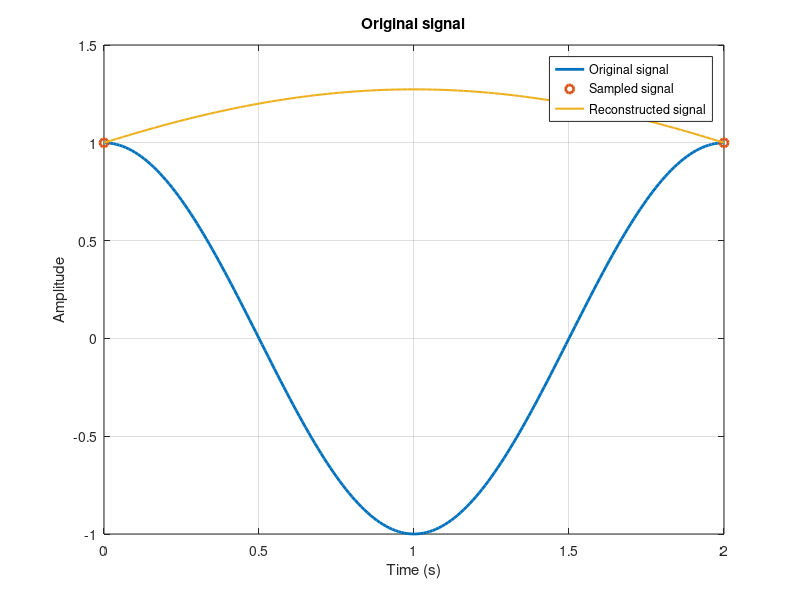
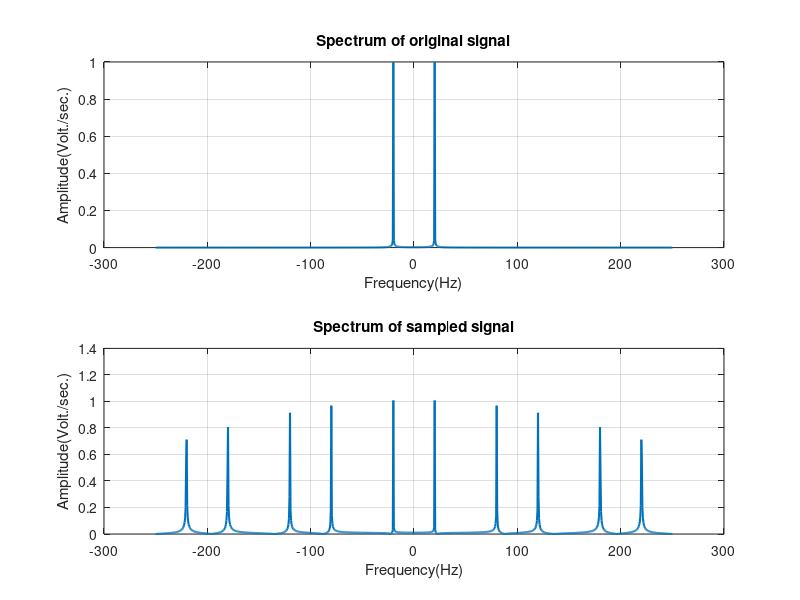

Here is the MATLAB script that generated these plots, in order:
%% *Aliasing*
%% Clear the workspace
close all;
clear;
clc;

%% What is aliasing?
% *Nyquist-Shannon sampling theorem:* If a function $x(t)$ contains no frequencies
% higher than $B$ Hz, it is completely determined by giving its ordinates at a
% series of points spaced $1/(2B)$ seconds apart.
%
% *Proof:* Let $x(t)$ be a band-limited function with Fourier transform $X(f)$.
% Then $X(f)$ is zero for $|f| > B$. $x_s(t) = x(t) \cdot s(t)$ is the sampled
% version of $x(t)$, where $s(t)$ is a train of impulses spaced $T_s$ seconds
% apart. The Fourier transform of $x_s(t)$ is $X_s(f) = X(f) * S(f)$, where $S(f)$
% is the Fourier transform of $s(t)$. $S(f)$ is a train of impulses spaced
% $1/T_s Hz$ apart. As long as the $X(f)$ is zero for $|f| > B$, $X_s(f)$ is
% a train of $X(f)$ spaced $1/T_s$ Hz apart. If $T_s = 1/(2B)$, then the $X(f)$ s in
% $X_s(f)$ are spaced $fs (Hz)$  apart, and $X_s(f)$ contains all the information
% in $X(f)$. Therefore, $x_s(t)$ contains all the information in $x(t)$.
%
% *Aliasing:* If $x(t)$ is not band-limited, then $X(f)$ is not zero for $|f| > B$ or
% $T_s > 1/(2B)$. In this case, $X_s(f)$ is not a train of $X(f)$ spaced $1/T_s$
% Hz apart. The $X(f)s$ in $X_s(f)$ overlap, and $X_s(f)$ does not contain all
% the information in $X(f)$. Therefore, $x_s(t)$ does not contain all the
% information in $x(t)$. This is called aliasing.
%
% *Reconstruction:* If $x(t)$ is band-limited, then $x(t)$ can be reconstructed
% from $x_s(t)$ by passing $x_s(t)$ through a low-pass filter with cutoff
% frequency $B$ Hz. This is called reconstruction.
%
% The filter only filters one period of the sampled signal in the frequency
% domain. The filter is a sinc function in the time domain. The sinc function
% has infinite duration. Therefore, the filter cannot be implemented in practice.
% Instead, a practical filter is used. The practical filter is a windowed sinc
% function. The windowed sinc function has finite duration. The windowed sinc
% function is called a *reconstruction filter*.

%% Aliasing in the time domain
% In time domain we sample the signal at a rate $f_s$ and we get the sampled
% signal $x_s(t)$. The sampled signal is a train of impulses spaced $1/f_s$
% seconds apart. The sampled signal is a multiplication of the original signal
% $x(t)$ and the train of impulses $s(t)$.
%
% We don't need to multiply the signal with the train of impulses. We just need
% to sample the signal at a rate $f_s$ and we get the sampled signal $x_s(t)$.
%
% In this example, we sample a sinusoid at a rate $f_s = 1$ Hz. The sinusoid
% frequency is $f = 0.5$ Hz. The sampled signal is a train of impulses spaced
% $1/f_s = 1$ seconds apart.

fs = 100;
t = 0:1 / fs:2;
f0 = 0.5;
x_original = cos(2 * pi * f0 * t);

fs_low = 0.5;
t_sampled = 0:1 / fs_low:2;
x_sampled = cos(2 * pi * f0 * t_sampled);

figure('Name', 'Aliasing in the time domain');
plot(t, x_original, 'LineWidth', 2);
xlabel('Time (s)');
ylabel('Amplitude');
title('Original signal');
grid on;
hold on;
plot(t_sampled, x_sampled, 'o', 'LineWidth', 2);
legend('Original signal', 'Sampled signal');
%%%
% To reconstruct the signal with higher resolution, we need to add more samples.
% we add some zero samples between the |x_sampled|. we define a variable called
% |prc_rate| which is the rate of precision. The higher the |prc_rate|
% the higher the precision of reconstruction.
%
% We define the time vector $t_1$ with higher resolution. We define the signal
% $x_1$ with higher resolution. We add the samples of |x_sampled| to $x_1$ with
% the rate of |prc_rate|. We add the zero samples to $x_1$ with the rate of
% |prc_rate|. We define the sinc function $h$ with higher resolution.
%
% We can see the aliasing in the reconstructed signal. The reconstructed signal
% is not the same as the original signal.
prc_rate = 100;
t1 = -2:1 / (prc_rate * fs_low):2;
x1 = zeros(1, (length(t1) + 1) / 2);
x1(1:prc_rate:end) = x_sampled;

h = sinc(fs_low * t1);
y = conv(x1, h, 'same');

plot(t1((length(t1) + 1) / 2:end), y, 'LineWidth', 1.5);
legend('Original signal', 'Sampled signal', 'Reconstructed signal')

%% Aliasing in frequency domain
% In frequency domain we should check the spectrum of the signal. and the
% spectrum of the sampled signal. The spectrum of the sampled signal should be
% the periodic repetition of the spectrum of the original signal. If the
% sampling rate is lower than the Nyquist rate, the spectrum of the sampled
% signal will overlap with the spectrum of the original signal. This is called
% aliasing.
fs = 500;
Ts = 1/500;

t = -1:Ts:1;
f0 = 20;
x = cos(2 * pi * f0 * t);
N = length(x);
sampling_frq = 100;

f_axis = linspace(-fs / 2, fs / 2, N);
FT_x = fftshift(fft(x)) / fs;
sampled_signal = zeros(1, N);
sampled_signal(1:fs / sampling_frq:end) = x(1:fs / sampling_frq:end);
FT_sampled_signal = 1 / sampling_frq * fftshift(fft(sampled_signal));
figure('Name', 'Aliasing in frequency domain');
subplot(2, 1, 1);
plot(f_axis, abs(FT_x), 'LineWidth', 1.5);
xlabel('Frequency(Hz)');
ylabel('Amplitude(Volt./sec.)');
title('Spectrum of original signal');
grid on;
subplot(2, 1, 2);
plot(f_axis, abs(FT_sampled_signal), 'LineWidth', 1.5);
xlabel('Frequency(Hz)');
ylabel('Amplitude(Volt./sec.)');
title('Spectrum of sampled signal');
grid on;
